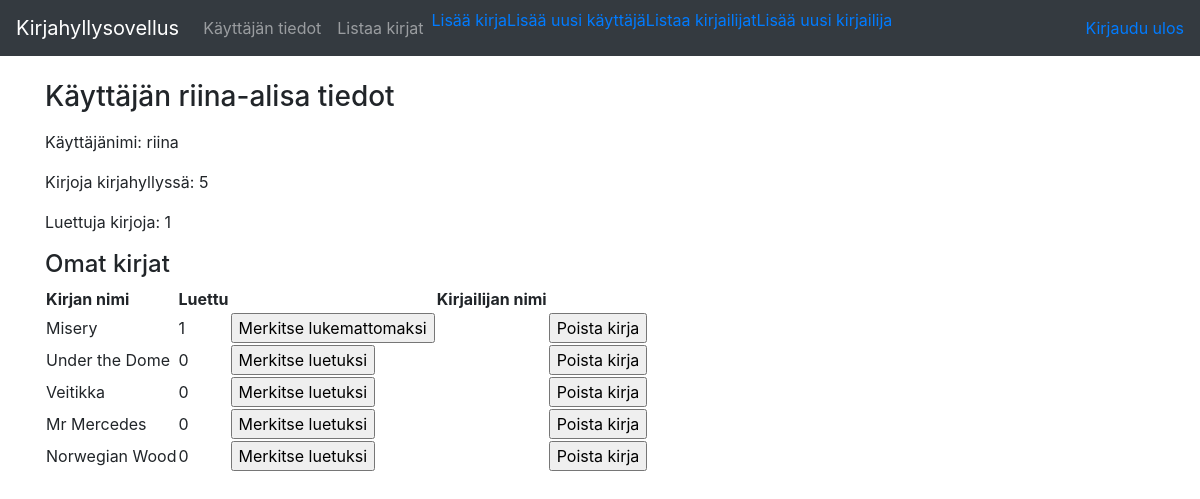
Before: /auth/riina/ (signed in) with the older database file.
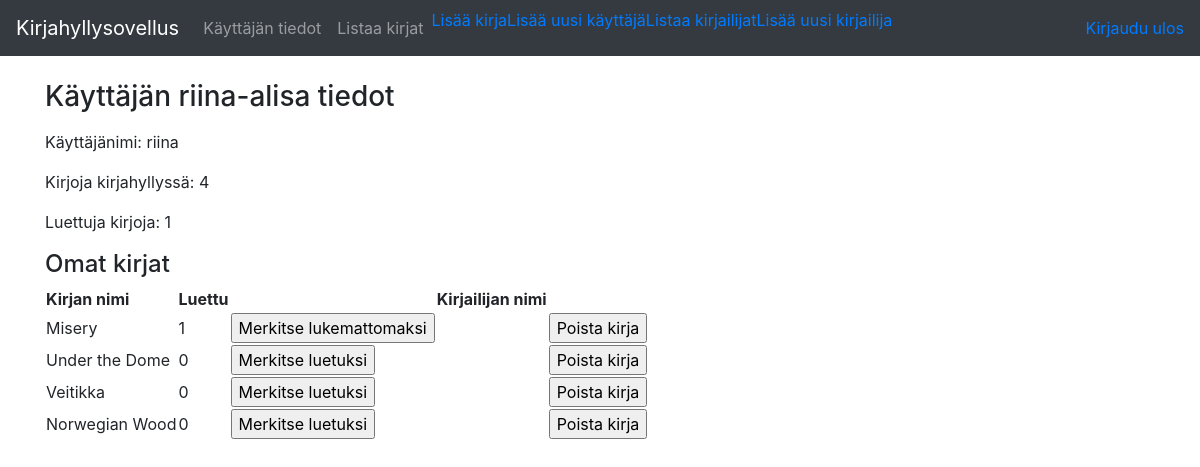
After: the same page with the newer database file.
### application/auth/models.py (models this page shows, shortened)
class User(Base):
    __tablename__ = "account"
    name = db.Column(db.String(30), nullable=False)
    username = db.Column(db.String(30), nullable=False)
    password = db.Column(db.String(30), nullable=False)
    mybooks = db.relationship("Book", secondary=users_books,
        backref=db.backref('mybooks', lazy='dynamic'))
    @staticmethod
    def count_all_books(userid):
        stmt = text("SELECT COUNT(users_books.book_id) FROM users_books WHERE user_id = :userid").params(userid=userid)
        res = db.engine.execute(stmt)
        return res.fetchone()[0]
    @staticmethod
    def count_read_books(userid):
        stmt = text("SELECT COUNT(users_books.book_id) FROM users_books WHERE user_id =  :userid AND read = 1").params(userid=userid)
        res = db.engine.execute(stmt)
        return res.fetchone()[0]

### tables this page shows
CREATE TABLE users_books (
	book_id INTEGER, 
	user_id INTEGER, 
	read BOOLEAN NOT NULL, 
	FOREIGN KEY(book_id) REFERENCES book (id), 
	FOREIGN KEY(user_id) REFERENCES account (id), 
	CHECK (read IN (0, 1))
);

### application/books/models.py (models this page shows, shortened)
class Book(Base):
    name = db.Column(db.String(144), nullable=False)

### application/auth/views.py (the view)
@app.route("/auth/<username>/", methods=["GET"])
@login_required
def auth_info(username):
    user = User.query.filter_by(username=username).first()
    stmt = text(
        "SELECT book_id, user_id, read, name FROM users_books ub JOIN book b ON b.id=ub.book_id WHERE ub.user_id=:user_id").params(
        user_id=user.id)
    bookslist = db.engine.execute(stmt)
    db.session().commit()
    return render_template("auth/userinfo.html", user=user, books=bookslist, all_books=user.count_all_books(user.id),
                           read_books=user.count_read_books(user.id))

### application/__init__.py (called while the page is built)
@login_manager.user_loader
def load_user(user_id):
    return User.query.get(user_id)

### application/templates/auth/userinfo.html (shortened to what this page needs)
{% extends "layout.html" %}
{% block body %}
<form method="GET" action="{{ url_for('auth_info', username=user.username) }}">
    <h3>Käyttäjän {{ user.name }} tiedot</h3>
    <p>Käyttäjänimi: {{ user.username }}</p>
    {% if all_books is defined %}
    <p>Kirjoja kirjahyllyssä: {{ all_books }}</p>
    {% endif %}
    {% if read_books is defined %}
    <p>Luettuja kirjoja: {{ read_books }}</p>
    {% endif %}
    <h4>Omat kirjat</h4>
    <table>
        <tr>
            <th>Kirjan nimi</th>
            <th>Luettu</th>
            <th></th>
            <th>Kirjailijan nimi</th>
        </tr>
        {% for book in books %}
        <tr>
            <td>{{ book.name }}</td>
            <td>{{ book.read }}</td>
            <td>
                {% if book.read == False %}
                <form method="POST" action="{{ url_for('books_set_read_or_delete', username=user.username, book_id=book.book_id) }}">
                    <input type="submit" name="btn" value="Merkitse luetuksi"/>
                </form>
                {% endif %}
                {% if book.read == True %}
                <form method="POST" action="{{ url_for('books_set_read_or_delete', username=user.username, book_id=book.book_id) }}">
                    <input type="submit" name="btn" value="Merkitse lukemattomaksi"/>
                </form>
                {% endif %}
            </td>
            <td>
            </td>
            <td>
                <form method="POST" action="{{ url_for('books_set_read_or_delete', username=user.username, book_id=book.book_id) }}">
                    <input type="submit" name="btn" value="Poista kirja"/>
                </form>
            </td>
        </tr>
        {% endfor %}
    </table>
</form>
{% endblock %}

### application/templates/layout.html (shortened to what this page needs)
<!DOCTYPE html>
<html>
  <head>
    <link rel="stylesheet" href="https://maxcdn.bootstrapcdn.com/bootstrap/4.0.0/css/bootstrap.min.css"
>
  </head>
  <body>
    <nav class="navbar navbar-expand-md navbar-dark bg-dark mb-4">
      <a class="navbar-brand" href="#">Kirjahyllysovellus</a>
      <div class="collapse navbar-collapse" id="navbarCollapse">
        <ul class="navbar-nav mr-auto">
          <li class="nav-item">
            <a class="nav-link" href="{{ url_for('auth_info', username=current_user.username) }}">Käyttäjän tiedot</a>
          </li>
          <li class="nav-item">
            <a class="nav-link" href="{{ url_for('books_index') }}">Listaa kirjat</a>
          </li>
          <li class="nav-item">
            <a href="{{ url_for('books_form') }}">Lisää kirja</a>
          </li>
          <li class="nav-item">
            <a href="{{ url_for('auth_form') }}">Lisää uusi käyttäjä</a>
          </li>
          <li class="nav-item">
            <a href="{{ url_for('authors_index') }}">Listaa kirjailijat</a>
          </li>
          <li class="nav-item">
            <a href="{{ url_for('authors_form') }}">Lisää uusi kirjailija</a>
          </li>
        </ul>
        <div class="form-inline mt-2 mt-md-0">
          {% if current_user.is_authenticated %}
          <a href="{{url_for('auth_logout') }}">Kirjaudu ulos</a>
          {% else %}
          <a href="{{ url_for('auth_login') }}">Kirjaudu sisään</a>
          {% endif %}
        </div>
      </div>
    </nav>
    <main role="main" class="container">
      {% block body %}{% endblock %}
    </main>
  </body>
</html>

Changed rows visible on the page:
removed users_books: name "Mr Mercedes", read "0"
Other visible differences:
{{ all_books }}: "5" → "4"
